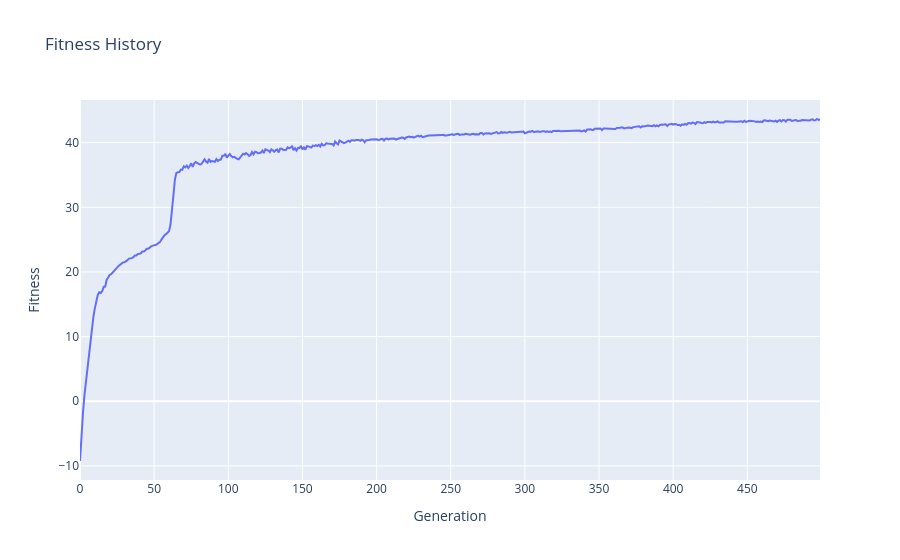

Notebook cell for this chart:
### Code cell
ga.fitness_plot()

### Figure 1 — Plotly figure (JSON) as saved in the notebook; plotly's stock layout.template omitted (floating-point values rounded to 4 significant figures; data arrays with more than 128 entries replaced by an {"elided": "..."} marker saying what was removed)
{"data": [{"hovertemplate": "Generation=%{x}<br>Fitness=%{y}<extra></extra>", "legendgroup": "", "line": {"color": "#636efa", "dash": "solid"}, "marker": {"symbol": "circle"}, "mode": "lines", "name": "", "orientation": "v", "showlegend": false, "type": "scatter", "x": {"elided": "500 int values"}, "xaxis": "x", "y": {"elided": "500 float values"}, "yaxis": "y"}], "layout": {"legend": {"tracegroupgap": 0}, "title": {"text": "Fitness History"}, "xaxis": {"anchor": "y", "domain": [0, 1], "title": {"text": "Generation"}}, "yaxis": {"anchor": "x", "domain": [0, 1], "title": {"text": "Fitness"}}}}
